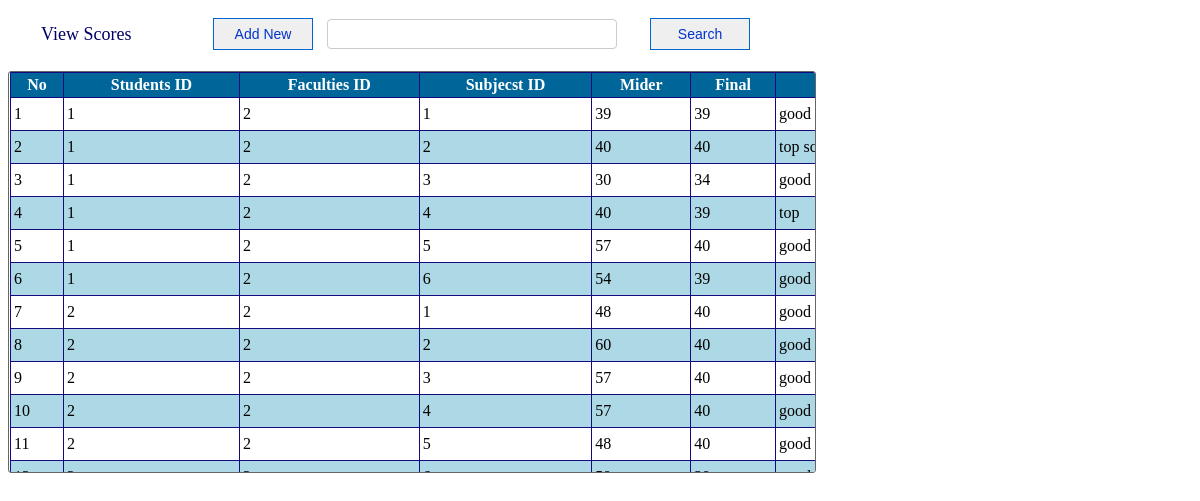
Screenshot of /View_Scores.php with the database file from the repository.
### tables this page shows
CREATE TABLE IF NOT EXISTS `stu_score_tbl` (
  `ss_id` int(10) unsigned NOT NULL AUTO_INCREMENT,
  `stu_id` int(10) NOT NULL,
  `faculties_id` int(10) NOT NULL,
  `sub_id` int(10) NOT NULL,
  `miderm` float NOT NULL,
  `final` float NOT NULL,
  `note` varchar(100) NOT NULL,
  PRIMARY KEY (`ss_id`)
);

### View_Scores.php (the view, shortened to what this page needs)
<!DOCTYPE html>
<html>
<head>
<link rel="stylesheet" type="text/css" href="css/style_view.css" />
</head>
<body>
<div id="style_div" >
<form method="post">
<table width="755">
	<tr>
    	<td width="190px" style="font-size:18px; color:#006; text-indent:30px;">View Scores</td>
        <td><a href="?tag=score_entry"><input type="button" title="Add new Scores" name="butAdd" value="Add New" id="button-search" /></a></td>
        <td><input type="text" name="searchtxt" title="Enter name for search " class="search" autocomplete="off"/></td>
        <td style="float:right"><input type="submit" name="btnsearch" value="Search" id="button-search" title="Search Score" /></td>
    </tr>
</table>
</form>
</div>
<br />
<div id="content-input">
	 <table border="1" width="1050px" align="center" cellpadding="3" class="mytable" cellspacing="0">
        <tr>
            <th>No</th>
            <th>Students ID </th>
            <th>Faculties ID</th>
            <th>Subjecst ID </th>
            <th>Mider</th>
            <th>Final</th>
            <th>Note</th>
        </tr>
        <?php
		$key="";
	if($key !="")
		$sql_sel=mysqli_query($conn,"SElECT * FROM stu_score_tbl WHERE stu_id  like '%$key%' ");
	else
        $sql_sel=mysqli_query($conn,"SELECT * FROM stu_score_tbl");
    $i=0;
    while($row=mysqli_fetch_array($sql_sel)){
    $i++;
    $color=($i%2==0)?"lightblue":"white";
    ?>
      <tr bgcolor="<?php echo $color?>">
            <td><?php echo $i;?></td>
            <td><?php echo $row['stu_id'];?></td>
            <td><?php echo $row['faculties_id'];?></td>
            <td><?php echo $row['sub_id'];?></td>
            <td><?php echo $row['miderm'];?></td>
            <td><?php echo $row['final'];?></td>
            <td><?php echo $row['note'];?></td>
        </tr>
    <?php
    }
    ?>
    </table>
</div>
</body>
</html>

### css/style_view.css (style rules this page uses)
#style_div { height:auto; margin-top:15px; }
#content-input { width:805px; height:400px; border:1px solid #666; float:left; padding-left:1px; border-radius: 3px 3px 3px 3px; overflow: auto; }
#button-search { font-family:Arial, Helvetica, sans-serif; font-size:14px; width:100px; height:32px; float:right; margin-right:10px; repeat-x top center; border: 1px solid #06C; -moz-border-radius: 5px; color:#03C; }
.search { padding:4px; border:1px #CCC solid; border-radius: 4px 4px 4px 4px; -moz-border-radius: 8px; background:#FFF; color:#006; font-family:Arial, Helvetica, sans-serif; font-size:16px; width:280px; height:20px; float:left; }
.mytable { border-collapse:collapse; border:#036 1px solid; }
.mytable tr th { background:#069; border:#120A7E 1px solid; color:#FFF; font-family:"Times New Roman", Times, serif; }
.mytable tr td { font-family:"Times New Roman", Times, serif; border:#120A7E 1px solid; }

### rows the page displays
stu_score_tbl: stu "1", faculties "2", sub "1", miderm "39", final "39", note "good"
stu_score_tbl: stu "1", faculties "2", sub "2", miderm "40", final "40", note "top…"
stu_score_tbl: stu "1", faculties "2", sub "3", miderm "30", final "34", note "good"
stu_score_tbl: stu "1", faculties "2", sub "4", miderm "40", final "39", note "top"
stu_score_tbl: stu "1", faculties "2", sub "5", miderm "57", final "40", note "good"
stu_score_tbl: stu "1", faculties "2", sub "6", miderm "54", final "39", note "good"
stu_score_tbl: stu "2", faculties "2", sub "1", miderm "48", final "40", note "good"
stu_score_tbl: stu "2", faculties "2", sub "2", miderm "60", final "40", note "good"
stu_score_tbl: stu "2", faculties "2", sub "3", miderm "57", final "40", note "good"
stu_score_tbl: stu "2", faculties "2", sub "4", miderm "57", final "40", note "good"
stu_score_tbl: stu "2", faculties "2", sub "5", miderm "48", final "40", note "good"
